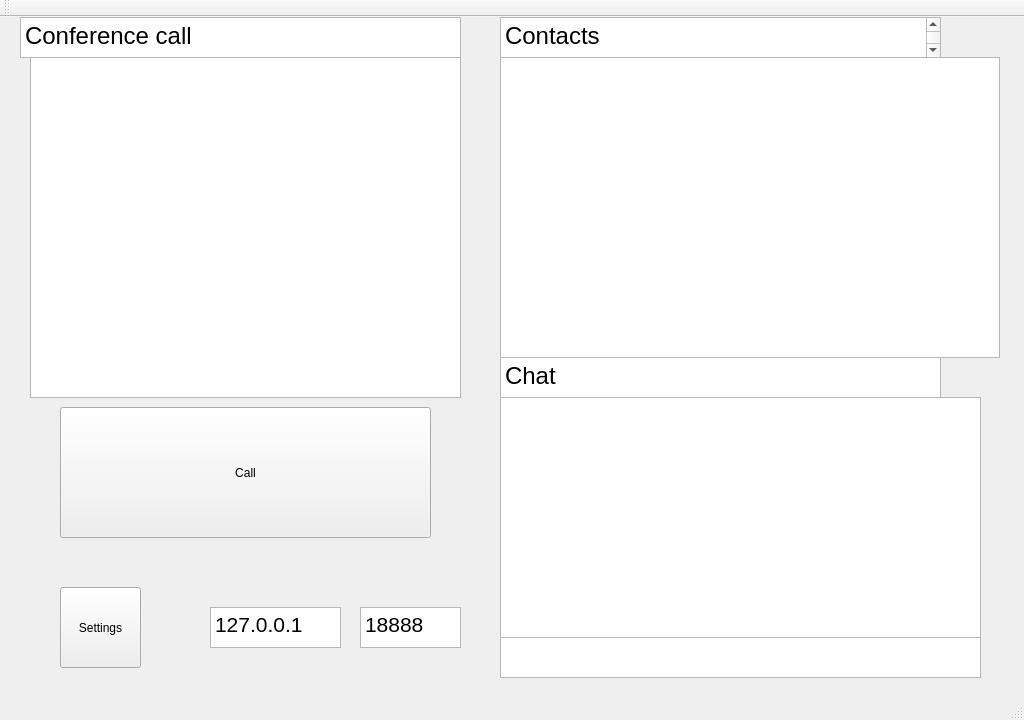
<?xml version="1.0" encoding="UTF-8"?>
<ui version="4.0">
 <class>MainWindow</class>
 <widget class="QMainWindow" name="MainWindow">
  <property name="geometry">
   <rect>
    <x>0</x>
    <y>0</y>
    <width>1024</width>
    <height>720</height>
   </rect>
  </property>
  <property name="windowTitle">
   <string>MainWindow</string>
  </property>
  <widget class="QWidget" name="centralWidget">
   <widget class="QPushButton" name="pushButton">
    <property name="geometry">
     <rect>
      <x>60</x>
      <y>390</y>
      <width>371</width>
      <height>131</height>
     </rect>
    </property>
    <property name="text">
     <string>Call</string>
    </property>
   </widget>
   <widget class="QListView" name="Contacts">
    <property name="geometry">
     <rect>
      <x>500</x>
      <y>40</y>
      <width>500</width>
      <height>301</height>
     </rect>
    </property>
   </widget>
   <widget class="QListView" name="Chatbox">
    <property name="geometry">
     <rect>
      <x>500</x>
      <y>380</y>
      <width>481</width>
      <height>281</height>
     </rect>
    </property>
   </widget>
   <widget class="QTextEdit" name="textEdit">
    <property name="geometry">
     <rect>
      <x>500</x>
      <y>620</y>
      <width>481</width>
      <height>41</height>
     </rect>
    </property>
   </widget>
   <widget class="QTextBrowser" name="textBrowser">
    <property name="geometry">
     <rect>
      <x>500</x>
      <y>0</y>
      <width>441</width>
      <height>41</height>
     </rect>
    </property>
    <property name="html">
     <string>&lt;!DOCTYPE HTML PUBLIC &quot;-//W3C//DTD HTML 4.0//EN&quot; &quot;http://www.w3.org/TR/REC-html40/strict.dtd&quot;&gt;
&lt;html&gt;&lt;head&gt;&lt;meta name=&quot;qrichtext&quot; content=&quot;1&quot; /&gt;&lt;style type=&quot;text/css&quot;&gt;
p, li { white-space: pre-wrap; }
&lt;/style&gt;&lt;/head&gt;&lt;body style=&quot; font-family:'MS Shell Dlg 2'; font-size:8.25pt; font-weight:400; font-style:normal;&quot;&gt;
&lt;p style=&quot; margin-top:0px; margin-bottom:0px; margin-left:0px; margin-right:0px; -qt-block-indent:0; text-indent:0px;&quot;&gt;&lt;span style=&quot; font-size:18pt;&quot;&gt;Contacts&lt;/span&gt;&lt;/p&gt;
&lt;p style=&quot;-qt-paragraph-type:empty; margin-top:0px; margin-bottom:0px; margin-left:0px; margin-right:0px; -qt-block-indent:0; text-indent:0px; font-size:18pt;&quot;&gt;&lt;br /&gt;&lt;/p&gt;&lt;/body&gt;&lt;/html&gt;</string>
    </property>
   </widget>
   <widget class="QListView" name="listView">
    <property name="geometry">
     <rect>
      <x>30</x>
      <y>40</y>
      <width>431</width>
      <height>341</height>
     </rect>
    </property>
   </widget>
   <widget class="QPushButton" name="pushButton_2">
    <property name="geometry">
     <rect>
      <x>60</x>
      <y>570</y>
      <width>81</width>
      <height>81</height>
     </rect>
    </property>
    <property name="text">
     <string>Settings</string>
    </property>
   </widget>
   <widget class="QTextBrowser" name="textBrowser_2">
    <property name="geometry">
     <rect>
      <x>20</x>
      <y>0</y>
      <width>441</width>
      <height>41</height>
     </rect>
    </property>
    <property name="html">
     <string>&lt;!DOCTYPE HTML PUBLIC &quot;-//W3C//DTD HTML 4.0//EN&quot; &quot;http://www.w3.org/TR/REC-html40/strict.dtd&quot;&gt;
&lt;html&gt;&lt;head&gt;&lt;meta name=&quot;qrichtext&quot; content=&quot;1&quot; /&gt;&lt;style type=&quot;text/css&quot;&gt;
p, li { white-space: pre-wrap; }
&lt;/style&gt;&lt;/head&gt;&lt;body style=&quot; font-family:'MS Shell Dlg 2'; font-size:8.25pt; font-weight:400; font-style:normal;&quot;&gt;
&lt;p style=&quot; margin-top:0px; margin-bottom:0px; margin-left:0px; margin-right:0px; -qt-block-indent:0; text-indent:0px;&quot;&gt;&lt;span style=&quot; font-size:18pt;&quot;&gt;Conference call&lt;/span&gt;&lt;/p&gt;&lt;/body&gt;&lt;/html&gt;</string>
    </property>
   </widget>
   <widget class="QTextBrowser" name="textBrowser_3">
    <property name="geometry">
     <rect>
      <x>500</x>
      <y>340</y>
      <width>441</width>
      <height>41</height>
     </rect>
    </property>
    <property name="html">
     <string>&lt;!DOCTYPE HTML PUBLIC &quot;-//W3C//DTD HTML 4.0//EN&quot; &quot;http://www.w3.org/TR/REC-html40/strict.dtd&quot;&gt;
&lt;html&gt;&lt;head&gt;&lt;meta name=&quot;qrichtext&quot; content=&quot;1&quot; /&gt;&lt;style type=&quot;text/css&quot;&gt;
p, li { white-space: pre-wrap; }
&lt;/style&gt;&lt;/head&gt;&lt;body style=&quot; font-family:'MS Shell Dlg 2'; font-size:8.25pt; font-weight:400; font-style:normal;&quot;&gt;
&lt;p style=&quot; margin-top:0px; margin-bottom:0px; margin-left:0px; margin-right:0px; -qt-block-indent:0; text-indent:0px;&quot;&gt;&lt;span style=&quot; font-size:18pt;&quot;&gt;Chat&lt;/span&gt;&lt;/p&gt;&lt;/body&gt;&lt;/html&gt;</string>
    </property>
   </widget>
   <widget class="QTextEdit" name="ip">
    <property name="geometry">
     <rect>
      <x>210</x>
      <y>590</y>
      <width>131</width>
      <height>41</height>
     </rect>
    </property>
    <property name="html">
     <string>&lt;!DOCTYPE HTML PUBLIC &quot;-//W3C//DTD HTML 4.0//EN&quot; &quot;http://www.w3.org/TR/REC-html40/strict.dtd&quot;&gt;
&lt;html&gt;&lt;head&gt;&lt;meta name=&quot;qrichtext&quot; content=&quot;1&quot; /&gt;&lt;style type=&quot;text/css&quot;&gt;
p, li { white-space: pre-wrap; }
&lt;/style&gt;&lt;/head&gt;&lt;body style=&quot; font-family:'MS Shell Dlg 2'; font-size:8.25pt; font-weight:400; font-style:normal;&quot;&gt;
&lt;p style=&quot; margin-top:0px; margin-bottom:0px; margin-left:0px; margin-right:0px; -qt-block-indent:0; text-indent:0px;&quot;&gt;&lt;span style=&quot; font-size:16pt;&quot;&gt;127.0.0.1&lt;/span&gt;&lt;/p&gt;&lt;/body&gt;&lt;/html&gt;</string>
    </property>
   </widget>
   <widget class="QTextEdit" name="port">
    <property name="geometry">
     <rect>
      <x>360</x>
      <y>590</y>
      <width>101</width>
      <height>41</height>
     </rect>
    </property>
    <property name="html">
     <string>&lt;!DOCTYPE HTML PUBLIC &quot;-//W3C//DTD HTML 4.0//EN&quot; &quot;http://www.w3.org/TR/REC-html40/strict.dtd&quot;&gt;
&lt;html&gt;&lt;head&gt;&lt;meta name=&quot;qrichtext&quot; content=&quot;1&quot; /&gt;&lt;style type=&quot;text/css&quot;&gt;
p, li { white-space: pre-wrap; }
&lt;/style&gt;&lt;/head&gt;&lt;body style=&quot; font-family:'MS Shell Dlg 2'; font-size:8.25pt; font-weight:400; font-style:normal;&quot;&gt;
&lt;p style=&quot; margin-top:0px; margin-bottom:0px; margin-left:0px; margin-right:0px; -qt-block-indent:0; text-indent:0px;&quot;&gt;&lt;span style=&quot; font-size:16pt;&quot;&gt;18888&lt;/span&gt;&lt;/p&gt;&lt;/body&gt;&lt;/html&gt;</string>
    </property>
   </widget>
  </widget>
  <widget class="QMenuBar" name="menuBar">
   <property name="geometry">
    <rect>
     <x>0</x>
     <y>0</y>
     <width>1024</width>
     <height>21</height>
    </rect>
   </property>
  </widget>
  <widget class="QToolBar" name="mainToolBar">
   <attribute name="toolBarArea">
    <enum>TopToolBarArea</enum>
   </attribute>
   <attribute name="toolBarBreak">
    <bool>false</bool>
   </attribute>
  </widget>
  <widget class="QStatusBar" name="statusBar"/>
 </widget>
 <layoutdefault spacing="6" margin="11"/>
 <resources/>
 <connections>
  <connection>
   <sender>pushButton</sender>
   <signal>clicked()</signal>
   <receiver>MainWindow</receiver>
   <slot>startCall()</slot>
   <hints>
    <hint type="sourcelabel">
     <x>276</x>
     <y>504</y>
    </hint>
    <hint type="destinationlabel">
     <x>295</x>
     <y>659</y>
    </hint>
   </hints>
  </connection>
 </connections>
 <slots>
  <slot>startCall()</slot>
 </slots>
</ui>
